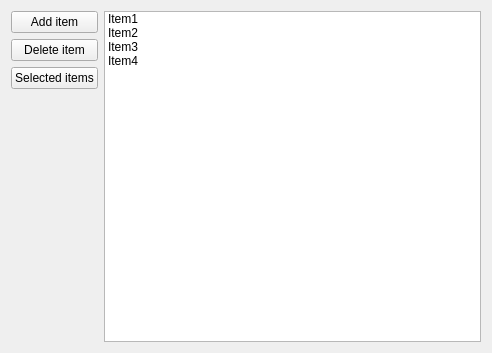
<?xml version="1.0" encoding="UTF-8"?>
<ui version="4.0">
 <class>Widget</class>
 <widget class="QWidget" name="Widget">
  <property name="geometry">
   <rect>
    <x>0</x>
    <y>0</y>
    <width>492</width>
    <height>353</height>
   </rect>
  </property>
  <property name="windowTitle">
   <string>Widget</string>
  </property>
  <layout class="QHBoxLayout" name="horizontalLayout">
   <item>
    <layout class="QVBoxLayout" name="verticalLayout">
     <item>
      <widget class="QPushButton" name="addButton">
       <property name="text">
        <string>Add item</string>
       </property>
      </widget>
     </item>
     <item>
      <widget class="QPushButton" name="deleteButton">
       <property name="text">
        <string>Delete item</string>
       </property>
      </widget>
     </item>
     <item>
      <widget class="QPushButton" name="selectedButton">
       <property name="text">
        <string>Selected items</string>
       </property>
      </widget>
     </item>
     <item>
      <spacer name="verticalSpacer">
       <property name="orientation">
        <enum>Qt::Vertical</enum>
       </property>
       <property name="sizeHint" stdset="0">
        <size>
         <width>20</width>
         <height>40</height>
        </size>
       </property>
      </spacer>
     </item>
    </layout>
   </item>
   <item>
    <widget class="QListWidget" name="listWidget">
     <item>
      <property name="text">
       <string>Item1</string>
      </property>
     </item>
     <item>
      <property name="text">
       <string>Item2</string>
      </property>
     </item>
     <item>
      <property name="text">
       <string>Item3</string>
      </property>
     </item>
     <item>
      <property name="text">
       <string>Item4</string>
      </property>
     </item>
    </widget>
   </item>
  </layout>
 </widget>
 <layoutdefault spacing="6" margin="11"/>
 <resources/>
 <connections/>
</ui>
